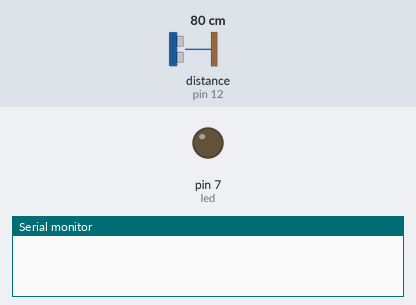
Recording of a sketch running on a simulated Arduino Uno, built with avr-gcc and run on an emulated ATmega328P. On the bench: output pins drawn as LEDs (lit = HIGH), the last lines printed to the serial monitor. Wiring (inferred from the names in the program): ultrasonic range finder: trigger pin 13; echo pin 12. The test bench sets the inputs (shaded band); at power-on: distance to the obstacle (sensor on pin 12) 80 cm. The echo pulse lasts 58.3 µs per cm; pins used as bus, display or sensor lines are not drawn.

Above: at 0.1 s.
At 1.1 s:
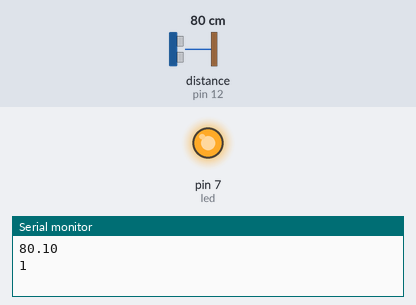
Timing chart, 0 to 2.6 s (numbered marks = the images above):
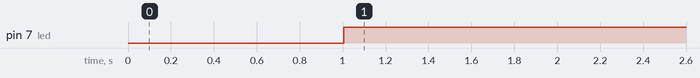

The sketch:

Sensor_ultrassom.ino
```cpp
const int trigPin = 13;
const int echoPin = 12;
const int led = 7;

void setup() {
  // initialize serial communication:
  Serial.begin(9600);
  pinMode(led, OUTPUT);
}


 void loop(){
  int x = 0;
  float duration, cm;
  pinMode(trigPin, OUTPUT);
  digitalWrite(trigPin, LOW);
  delayMicroseconds(2);
  digitalWrite(trigPin, HIGH);
  delayMicroseconds(10);
  digitalWrite(trigPin, LOW);
   pinMode(echoPin, INPUT);
  duration = pulseIn(echoPin, HIGH);
  cm = duration/29/2;
  delay(1000);
    if (cm>0){
      Serial.println(cm);
    }
    if (cm > 30){
      digitalWrite(led,HIGH);
      x = 1;
    }
    else{
      digitalWrite(led,LOW);
      }
    Serial.println(x);
   }
```

Measured:
- by itself, pin 7 (led): LOW → HIGH at 1.0 s
